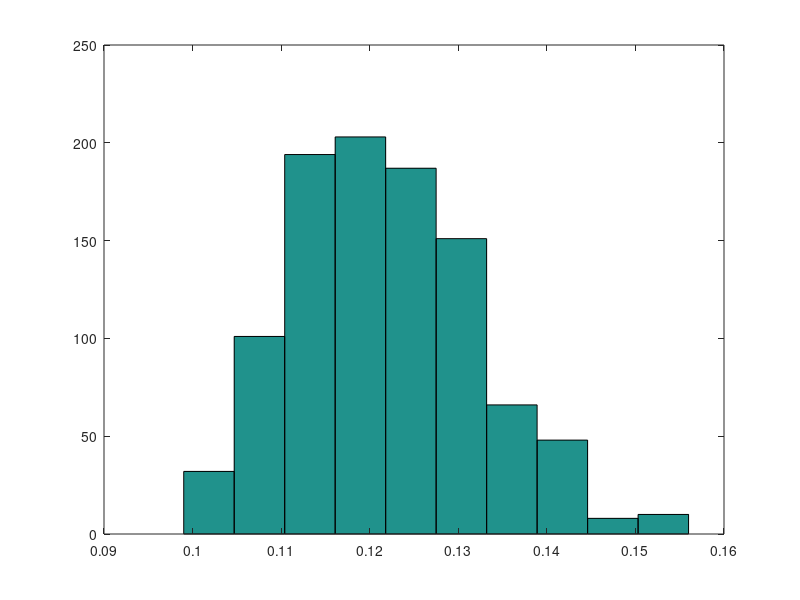

Source code (MATLAB):
eouts = [];

for i = 1:1000
	% generate data
	X = unifrnd(-1,1,1000,2);
	y = sign(X(:,1).^2+X(:,2).^2-0.6);
	noise = randi(1000,100,1);
	y(noise) = -y(noise);
	X = [ones(1000,1) X(:,1) X(:,2) X(:,1).*X(:,2) X(:,1).^2 X(:,2).^2];

	w = ((X'*X)^-1)*X'*y;

	% test Eout
	X = unifrnd(-1,1,1000,2);
	y = sign(X(:,1).^2+X(:,2).^2-0.6);
	noise = randi(1000,100,1);
	y(noise) = -y(noise);
	X = [ones(1000,1) X(:,1) X(:,2) X(:,1).*X(:,2) X(:,1).^2 X(:,2).^2];
	eout = mean(sign(X*w)~=y);
	eouts(i) = eout;
end

mean(eouts)
hist(eouts)